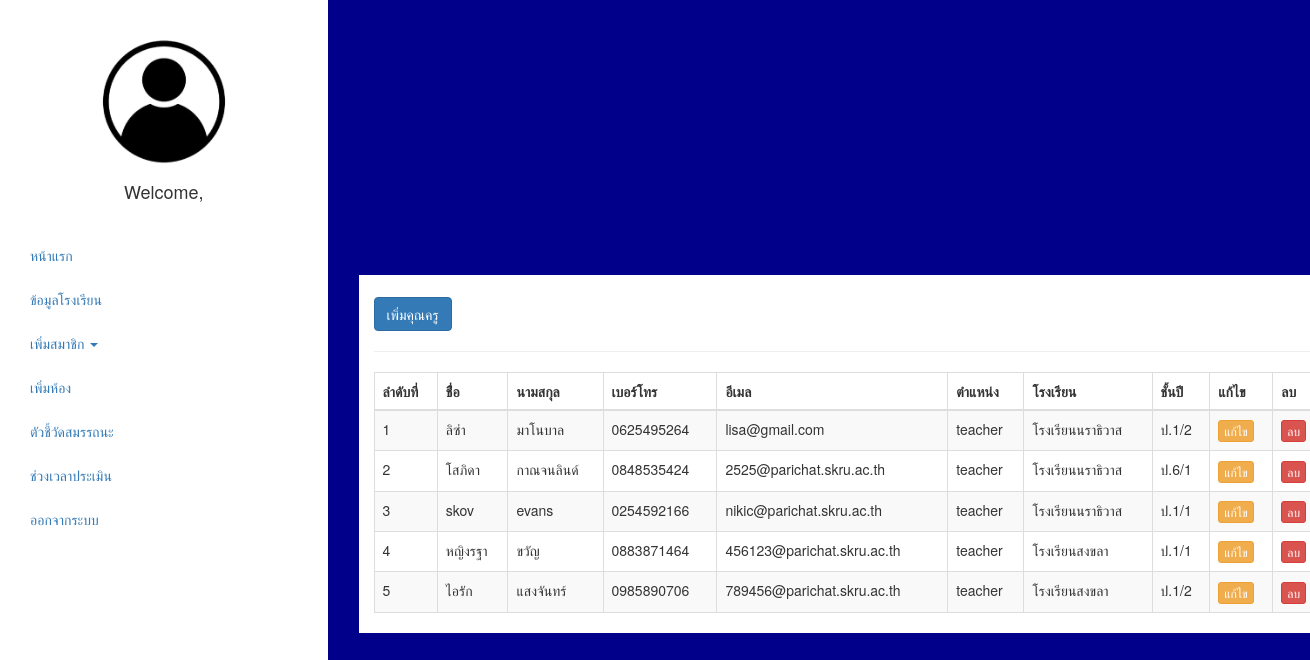
/binขยะ/teacher.php, run on the app's committed database.
### tables this page shows
CREATE TABLE `users` (
  `id` int(10) UNSIGNED NOT NULL,
  `title` varchar(50) NOT NULL,
  `firstname` varchar(255) NOT NULL,
  `lastname` varchar(255) NOT NULL,
  `phone` varchar(200) NOT NULL,
  `email` varchar(255) NOT NULL,
  `password` varchar(255) NOT NULL,
  `urole` varchar(255) NOT NULL,
  `created_at` timestamp NOT NULL DEFAULT current_timestamp(),
  `school_id` int(11) UNSIGNED NOT NULL,
  `id_room` int(11) NOT NULL
);

CREATE TABLE `school` (
  `id` int(11) UNSIGNED NOT NULL,
  `schoolname` text NOT NULL,
  `schooladrees` text NOT NULL
);

CREATE TABLE `class_room` (
  `id_room` int(11) UNSIGNED NOT NULL,
  `class_name` varchar(100) NOT NULL,
  `id_class` int(11) NOT NULL,
  `id_class_group` int(11) UNSIGNED NOT NULL,
  `id_school` int(11) UNSIGNED NOT NULL
);

### binขยะ/teacher.php (the view, shortened to what this page needs)
<!DOCTYPE html>
<html lang="en">
<head>
  <link rel="stylesheet" href="https://maxcdn.bootstrapcdn.com/bootstrap/3.4.1/css/bootstrap.min.css">
  <link rel="stylesheet" href="../../style.css" type="text/css" />
</head>
<body style="background-color: #00008B;">
  <div class="container-fluid">
    <div class="row content">
      <div class="col-sm-3 sidenav">
        <div align="center"><br>
          <img src="../../images/icon.jpg" height="150" class="img-circle" alt="Cinque Terre">
        </div>
        <div align="center">
          <h4 class="mt-4">Welcome, <?php echo $row['firstname'] . ' ' . $row['lastname'] . ' ' . $row['school_id'] ?></h4>
        </div><br>
        <ul class="nav nav-pills nav-stacked">
          <li><a href="../admin.php">หน้าแรก</a></li>
          <li><a href="../school.php">ข้อมูลโรงเรียน</a></li>
          <li class="dropdown">
            <a class="dropdown-toggle" data-toggle="dropdown" href="#">เพิ่มสมาชิก
              <span class="caret"></span></a>
          </li>
          <li><a href="../class/class.php">เพิ่มห้อง</a></li>
          <li><a href="../capacity/form.php">ตัวชี้วัดสมรรถนะ</a></li>
          <li><a href="../date/t_date.php">ช่วงเวลาประเมิน</a></li>
          <li><a href="../../index.php">ออกจากระบบ</a></li>
        </ul><br>
      </div><br>
      <div class="container">
        <div class=" col-sm-15 col-sm-offset-0"><br>
          <button type="button" class="btn btn-primary btn-m" data-toggle="modal" data-target="#myModal">เพิ่มคุณครู</button>
          <hr>
        </div>
      </div>
    </div>
    <table class="table table-striped table-bordered table-hover">
      <thead>
        <tr>
          <th>ลำดับที่</th>
          <th>ชื่่อ</th>
          <th>นามสกุล</th>
          <th>เบอร์โทร</th>
          <th>อีเมล</th>
          <th>ตำแหน่ง</th>
          <th>โรงเรียน</th>
          <th>ชั้นปี</th>
          <th>แก้ไข</th>
          <th>ลบ</th>
        </tr>
      </thead>
      <tbody>
        <?php
        require_once "../../config/db.php";
        $index = 1;
        $stmt = $conn->query("SELECT u.*, s.schoolname , c.class_name FROM users as u INNER JOIN school as s ON s.id = u.school_id INNER JOIN class_room as c on u.id_room = c.id_room  WHERE u.urole = 'teacher'");
        $stmt->execute();
        $data = $stmt->fetchAll();
        if (!$data) {
          echo "<tr><td> </td></tr>";
        } else {
          foreach ($data as $a) {
        ?>
            <tr>
              <td><?= $index++; ?></td>
              <td><?= $a['firstname']; ?></td>
              <td><?= $a['lastname']; ?></td>
              <td><?= $a['phone']; ?></td>
              <td><?= $a['email']; ?></td>
              <td><?= $a['urole']; ?></td>
              <td><?= $a['schoolname']; ?></td>
              <td><?= $a['class_name']; ?></td>
              <td>
                <a href="edit_teacher.php?id=<?= $a['id']; ?>" class="btn btn-warning btn-xs" data-toggle="modal" data-target="#myModal">แก้ไข</a>
              <td><a href="?delete_id=<?php echo $a["id"]; ?>" class="btn btn-danger btn-xs">ลบ</a></td>
              </td>
            </tr>
        <?php  }
        }
        ?>
      </tbody>
    </table>
  </div>
</body>
</html>

### style.css (style rules this page uses)
body { line-height: 22px; margin: 0; -webkit-font-smoothing: antialiased !important; }
.container { background-color: #FFFFFF; width: 980px; position: absolute; top: 25%; left: 35%; margin-top: -100px; margin-left: -100px; }
.row.content { height: 1500px }
.sidenav { background-color: #FFFFFF; height: 100%; }

### data on the page
users: firstname "ลิซ่า", lastname "มาโนบาล", phone "0625495264", email "lisa@gmail.com", urole "teacher", school.schoolname "โรงเรียนนราธิวาส", id_room.class_name "ป.1/2"
users: firstname "โสภิดา", lastname "กาณจนลินด์", phone "0848535424", email "2525@parichat.skru.ac.th", urole "teacher", school.schoolname "โรงเรียนนราธิวาส", id_room.class_name "ป.6/1"
users: firstname "skov", lastname "evans", phone "0254592166", email "nikic@parichat.skru.ac.th", urole "teacher", school.schoolname "โรงเรียนนราธิวาส", id_room.class_name "ป.1/1"
users: firstname "หญิงรฐา", lastname "ขวัญ", phone "0883871464", email "456123@parichat.skru.ac.th", urole "teacher", school.schoolname "โรงเรียนสงขลา", id_room.class_name "ป.1/1"
users: firstname "ไอรัก", lastname "แสงจันทร์", phone "0985890706", email "789456@parichat.skru.ac.th", urole "teacher", school.schoolname "โรงเรียนสงขลา", id_room.class_name "ป.1/2"
